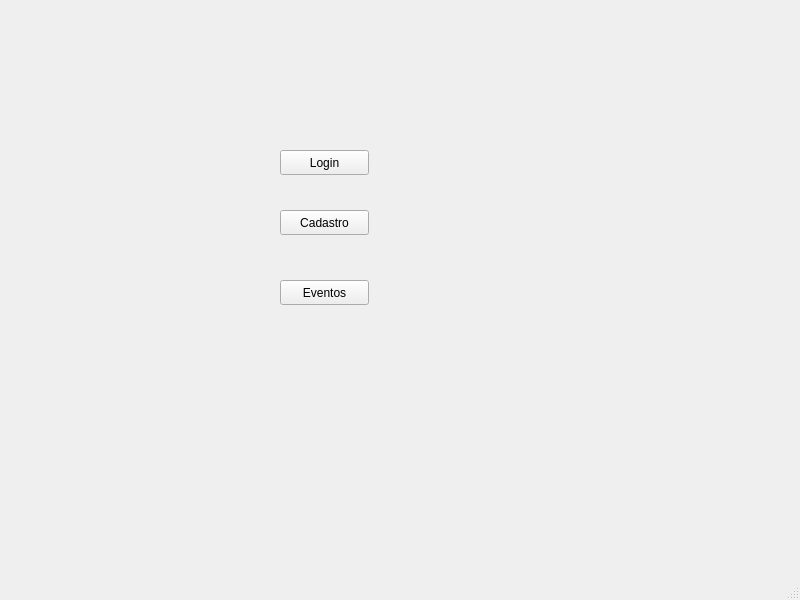
<?xml version="1.0" encoding="UTF-8"?>
<ui version="4.0">
 <class>Controladora</class>
 <widget class="QMainWindow" name="Controladora">
  <property name="geometry">
   <rect>
    <x>0</x>
    <y>0</y>
    <width>800</width>
    <height>600</height>
   </rect>
  </property>
  <property name="windowTitle">
   <string>MainWindow</string>
  </property>
  <widget class="QWidget" name="centralwidget">
   <widget class="QPushButton" name="pushButton">
    <property name="geometry">
     <rect>
      <x>280</x>
      <y>150</y>
      <width>89</width>
      <height>25</height>
     </rect>
    </property>
    <property name="text">
     <string>Login</string>
    </property>
   </widget>
   <widget class="QPushButton" name="pushButton_2">
    <property name="geometry">
     <rect>
      <x>280</x>
      <y>210</y>
      <width>89</width>
      <height>25</height>
     </rect>
    </property>
    <property name="text">
     <string>Cadastro</string>
    </property>
   </widget>
   <widget class="QPushButton" name="pushButton_3">
    <property name="geometry">
     <rect>
      <x>280</x>
      <y>280</y>
      <width>89</width>
      <height>25</height>
     </rect>
    </property>
    <property name="text">
     <string>Eventos</string>
    </property>
   </widget>
  </widget>
  <widget class="QMenuBar" name="menubar">
   <property name="geometry">
    <rect>
     <x>0</x>
     <y>0</y>
     <width>800</width>
     <height>22</height>
    </rect>
   </property>
  </widget>
  <widget class="QStatusBar" name="statusbar"/>
 </widget>
 <resources/>
 <connections/>
</ui>
